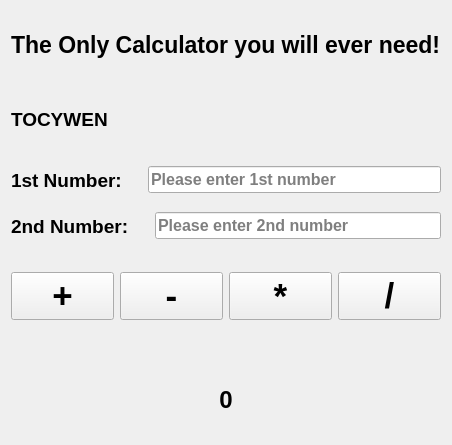
<?xml version="1.0" encoding="UTF-8"?>
<ui version="4.0">
 <class>Form</class>
 <widget class="QWidget" name="Form">
  <property name="geometry">
   <rect>
    <x>0</x>
    <y>0</y>
    <width>436</width>
    <height>445</height>
   </rect>
  </property>
  <property name="font">
   <font>
    <pointsize>16</pointsize>
   </font>
  </property>
  <property name="windowTitle">
   <string>TOCYWEN</string>
  </property>
  <layout class="QVBoxLayout" name="verticalLayout">
   <item>
    <widget class="QLabel" name="label_3">
     <property name="font">
      <font>
       <pointsize>17</pointsize>
       <bold>true</bold>
      </font>
     </property>
     <property name="text">
      <string>The Only Calculator you will ever need!</string>
     </property>
    </widget>
   </item>
   <item>
    <widget class="QLabel" name="label_4">
     <property name="font">
      <font>
       <pointsize>14</pointsize>
       <bold>true</bold>
      </font>
     </property>
     <property name="text">
      <string>TOCYWEN</string>
     </property>
    </widget>
   </item>
   <item>
    <layout class="QHBoxLayout" name="horizontalLayout">
     <item>
      <widget class="QLabel" name="label">
       <property name="font">
        <font>
         <pointsize>14</pointsize>
         <bold>true</bold>
        </font>
       </property>
       <property name="text">
        <string>1st Number:</string>
       </property>
      </widget>
     </item>
     <item>
      <spacer name="verticalSpacer">
       <property name="orientation">
        <enum>Qt::Vertical</enum>
       </property>
       <property name="sizeType">
        <enum>QSizePolicy::Fixed</enum>
       </property>
       <property name="sizeHint" stdset="0">
        <size>
         <width>20</width>
         <height>40</height>
        </size>
       </property>
      </spacer>
     </item>
     <item>
      <widget class="QLineEdit" name="lineEdit_first">
       <property name="font">
        <font>
         <pointsize>12</pointsize>
         <bold>true</bold>
        </font>
       </property>
       <property name="placeholderText">
        <string>Please enter 1st number</string>
       </property>
      </widget>
     </item>
    </layout>
   </item>
   <item>
    <layout class="QHBoxLayout" name="horizontalLayout_2">
     <item>
      <widget class="QLabel" name="label_2">
       <property name="font">
        <font>
         <pointsize>14</pointsize>
         <bold>true</bold>
        </font>
       </property>
       <property name="text">
        <string>2nd Number:</string>
       </property>
      </widget>
     </item>
     <item>
      <spacer name="verticalSpacer_2">
       <property name="orientation">
        <enum>Qt::Vertical</enum>
       </property>
       <property name="sizeType">
        <enum>QSizePolicy::Fixed</enum>
       </property>
       <property name="sizeHint" stdset="0">
        <size>
         <width>20</width>
         <height>40</height>
        </size>
       </property>
      </spacer>
     </item>
     <item>
      <widget class="QLineEdit" name="lineEdit_second">
       <property name="font">
        <font>
         <pointsize>12</pointsize>
         <bold>true</bold>
        </font>
       </property>
       <property name="placeholderText">
        <string>Please enter 2nd number</string>
       </property>
      </widget>
     </item>
    </layout>
   </item>
   <item>
    <spacer name="horizontalSpacer">
     <property name="orientation">
      <enum>Qt::Horizontal</enum>
     </property>
     <property name="sizeHint" stdset="0">
      <size>
       <width>40</width>
       <height>20</height>
      </size>
     </property>
    </spacer>
   </item>
   <item>
    <layout class="QHBoxLayout" name="horizontalLayout_3">
     <item>
      <widget class="QPushButton" name="pushButton_add">
       <property name="font">
        <font>
         <pointsize>26</pointsize>
         <bold>true</bold>
        </font>
       </property>
       <property name="text">
        <string>+</string>
       </property>
      </widget>
     </item>
     <item>
      <widget class="QPushButton" name="pushButton_minus">
       <property name="font">
        <font>
         <pointsize>26</pointsize>
         <bold>true</bold>
        </font>
       </property>
       <property name="text">
        <string>-</string>
       </property>
      </widget>
     </item>
     <item>
      <widget class="QPushButton" name="pushButton_mult">
       <property name="font">
        <font>
         <pointsize>26</pointsize>
         <bold>true</bold>
        </font>
       </property>
       <property name="text">
        <string>*</string>
       </property>
      </widget>
     </item>
     <item>
      <widget class="QPushButton" name="pushButton_div">
       <property name="font">
        <font>
         <pointsize>26</pointsize>
         <bold>true</bold>
        </font>
       </property>
       <property name="text">
        <string>/</string>
       </property>
      </widget>
     </item>
    </layout>
   </item>
   <item>
    <spacer name="verticalSpacer_3">
     <property name="orientation">
      <enum>Qt::Vertical</enum>
     </property>
     <property name="sizeType">
      <enum>QSizePolicy::Fixed</enum>
     </property>
     <property name="sizeHint" stdset="0">
      <size>
       <width>20</width>
       <height>40</height>
      </size>
     </property>
    </spacer>
   </item>
   <item>
    <layout class="QHBoxLayout" name="horizontalLayout_4">
     <item>
      <widget class="QLabel" name="label_result">
       <property name="sizePolicy">
        <sizepolicy hsizetype="Preferred" vsizetype="Preferred">
         <horstretch>0</horstretch>
         <verstretch>0</verstretch>
        </sizepolicy>
       </property>
       <property name="font">
        <font>
         <pointsize>18</pointsize>
         <bold>true</bold>
        </font>
       </property>
       <property name="text">
        <string>0</string>
       </property>
       <property name="alignment">
        <set>Qt::AlignCenter</set>
       </property>
      </widget>
     </item>
    </layout>
   </item>
  </layout>
 </widget>
 <resources/>
 <connections/>
</ui>
